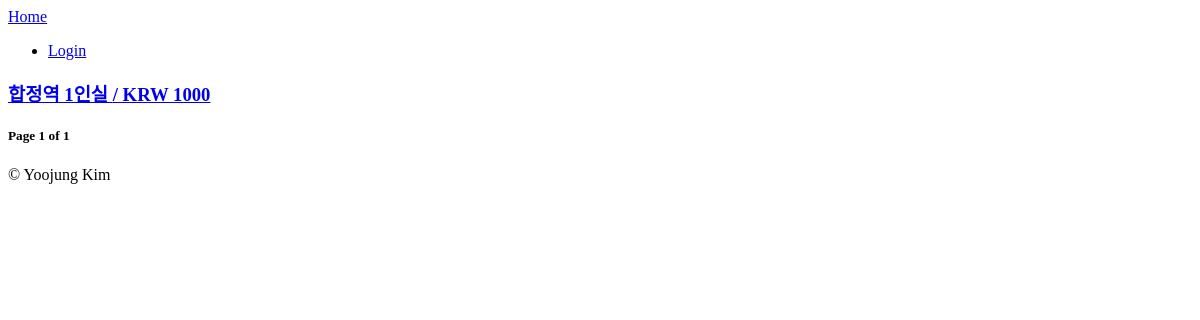
Before: / with the older database file.
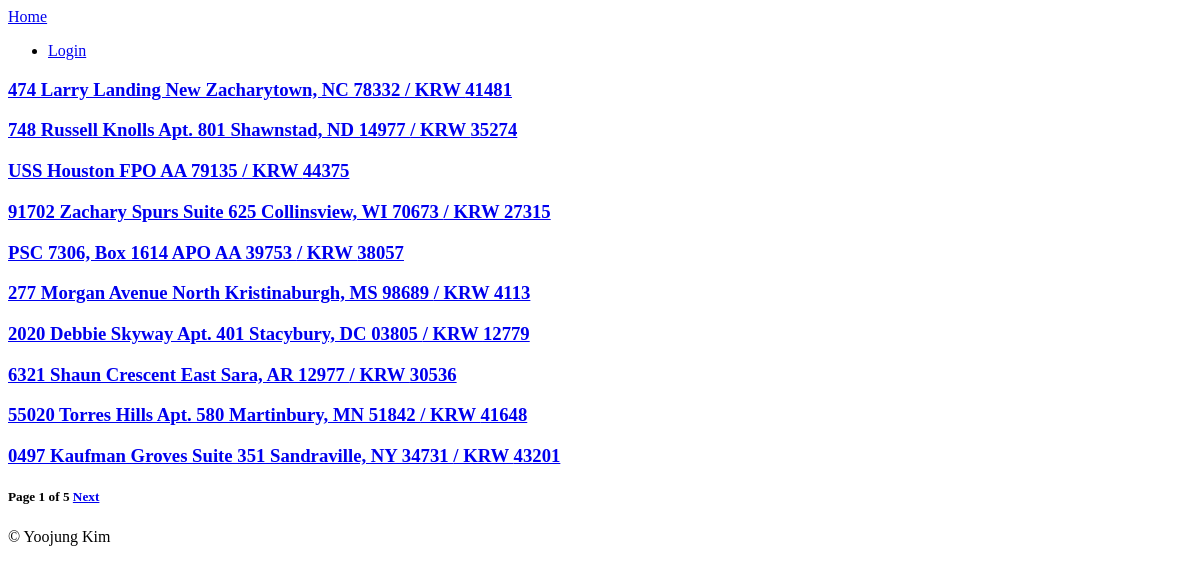
After: the same page with the newer database file.
### rooms/models.py (models this page shows, shortened)
class Room(core_models.TimeStampedModel):
    name = models.CharField(max_length=150)
    description = models.TextField()
    city = models.CharField(max_length=80)
    address = models.CharField(max_length=200)
    price_per_hour = models.IntegerField()
    capacity = models.IntegerField()
    amenities = models.ManyToManyField(Amenity, related_name="rooms", blank=True)
    facilities = models.ManyToManyField(Facility, related_name="rooms", blank=True)
    room_types = models.ForeignKey(
        RoomType, related_name="rooms", on_delete=models.CASCADE
    )
    is_wind_possible = models.BooleanField(default=False)
    is_percussion_possible = models.BooleanField(default=False)
    rules = models.ManyToManyField(Rule, related_name="rooms", blank=True)
    all_day = models.BooleanField(default=False)
    instant_book = models.BooleanField(default=False)
    host = models.ForeignKey(
        "users.User", related_name="rooms", on_delete=models.CASCADE
    )

### rooms/views.py (the view)
# urls.py: path("", room_views.HomeView.as_view(), name="home"),
class HomeView(ListView):
    model = models.Room
    paginate_by = 10
    paginate_orphans = 5
    ordering = "created"
    context_object_name = "rooms"

### templates/rooms/room_list.html (shortened to what this page needs)
{% extends "base.html" %}
{% block content %}
    {% for room in rooms  %}
        <h3>
          <a href="{% url "rooms:detail" room.pk %}">
            {{room.name}} / KRW {{room.price_per_hour}}
          </a>
        </h3>
    {% endfor %}
    <h5>
    Page {{page_obj.number}} of {{page_obj.paginator.num_pages}}
    {% if page_obj.has_next  %}
        <a href="?page={{page_obj.next_page_number}}">Next</a>
    {% endif %}
    </h5>
{% endblock content %}

### templates/base.html (shortened to what this page needs)
<!DOCTYPE html>
<html lang="en">
  <head>
  </head>
  <header>
  {% include "partials/nav.html" %}
  </header>
  <body>
  {% block content %}{% endblock %}
  {% include "partials/footer.html" %}
  </body>
</html>

### templates/partials/nav.html
<a href ="{% url "core:home" %}">Home</a>
<ul>
    <li><a href="#">Login</a></li>
</ul>

### templates/partials/footer.html
<footer>
    &copy; Yoojung Kim
</footer>

Changed rows visible on the page:
no longer on this page (row unchanged): Room: name "합정역 1인실", price_per_hour "1000"
added Room: name "474 Larry Landing New Zacharytown, NC 78332", price_per_hour "41481"
added Room: name "748 Russell Knolls Apt. 801 Shawnstad, ND 14977", price_per_hour "35274"
added Room: name "USS Houston FPO AA 79135", price_per_hour "44375"
added Room: name "91702 Zachary Spurs Suite 625 Collinsview, WI 70673", price_per_hour "27315"
added Room: name "PSC 7306, Box 1614 APO AA 39753", price_per_hour "38057"
added Room: name "277 Morgan Avenue North Kristinaburgh, MS 98689", price_per_hour "4113"
added Room: name "2020 Debbie Skyway Apt. 401 Stacybury, DC 03805", price_per_hour "12779"
added Room: name "6321 Shaun Crescent East Sara, AR 12977", price_per_hour "30536"
added Room: name "55020 Torres Hills Apt. 580 Martinbury, MN 51842", price_per_hour "41648"
added Room: name "0497 Kaufman Groves Suite 351 Sandraville, NY 34731", price_per_hour "43201"
Other visible differences:
{{ page_obj.paginator.num_pages }}: "1" → "5"
text now shown: "Next"
